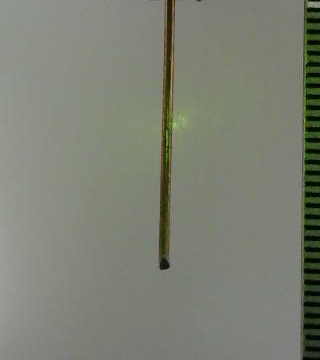
#> input picture Inspeção/picture_calib/foto_calibracao.jpg, 320 x 360 px, given in place of the camera
$ python inspecaoCalib.py
#> lines starting #> are read from the running program, lines starting #| are printed output that depends on the picture; after the words box and inside, x2 and y2 are one past the last pixel; in counts of white or black regions, pixels touching at a corner belong together
# coding=utf-8
import cv2 as cv
import numpy as np


# Author: Lucas Costa Ferreira
# Project: Projeto Integrador VI
# Sistema de Inspeção de Arame
# Informações importantes:
# Os arrays numpy são regidos por coordenadas (linhas, colunas) e não o padrão (x,y), ou seja leia-se (y,x)
# O DebugMode deve ser ativado apenas para Calibração fina nos filtros de imagem ou testes sem câmera.


def nothing():
    pass


def mouse_call(event, x, y, flags, param):
    if event == cv.EVENT_LBUTTONDBLCLK:
        print(x, y)


# [38 lines left out: functions returnLargestContour, getWireLengthFromImage, not called in this run]

def initializeCapture(camera):
    cv.namedWindow("Wire Inspection")
    isValidFrame, preCameraFrame = camera.read()
    rows, cols = preCameraFrame.shape[:2]
    M = cv.getRotationMatrix2D((cols / 2, rows / 2), 90, 1)
    cameraFrame = cv.warpAffine(preCameraFrame, M, (cols, rows))
    if not isValidFrame:
        print("Frame failure")
        return -1
    frameHeight, frameWidth = cameraFrame.shape[:2]
    cv.createTrackbar("Dist 1", "Wire Inspection", 0, frameHeight, nothing)
    cv.createTrackbar("Dist 2", "Wire Inspection", 0, frameHeight, nothing)
    return frameWidth, frameHeight


def calibrationMode(debugMode, doCalibration, CONST_CALIBRATION, camera, frameWidth):
    font = cv.FONT_HERSHEY_SIMPLEX
    bottomLeftCornerOfText1 = (0, 430)
    bottomLeftCornerOfText2 = (0, 450)
    fontScale = 0.7
    fontColor = (200, 0, 0)
    lineType = 2
    workingImage = None

    if not doCalibration:
        return 115

    while doCalibration == CONST_CALIBRATION:
        isValidFrame, preCameraFrame = camera.read()
        rows, cols = preCameraFrame.shape[:2]
        M = cv.getRotationMatrix2D((cols / 2, rows / 2), 90, 1)
        cameraFrame = cv.warpAffine(preCameraFrame, M, (cols, rows))
        if not isValidFrame:
            print("Frame failure")
            return -1
        cv.putText(cameraFrame, "Pressione 'f' para tirar a foto com o gabarito graduado", bottomLeftCornerOfText1,
                   font, fontScale, fontColor, lineType)
        cv.putText(cameraFrame, "Posicione o arame sem a tocha no enquadro mostrado", bottomLeftCornerOfText2,
                   font, fontScale, fontColor, lineType)
        cv.rectangle(cameraFrame, (160, 60), (480, 420), (0, 255, 0), 1)
        if cv.waitKey(1) == ord('f'):
            isValidFrame, preCameraFrame = camera.read()
            rows, cols = preCameraFrame.shape[:2]
            M = cv.getRotationMatrix2D((cols / 2, rows / 2), 90, 1)
            workingImage = cv.warpAffine(preCameraFrame, M, (cols, rows))
            if not isValidFrame:
                print("Frame failure")
                return -1
            break
        cv.imshow("Wire Inspection", cameraFrame)
    while doCalibration == CONST_CALIBRATION:
        auxImage = workingImage.copy()
        trackDist1 = cv.getTrackbarPos("Dist 1", "Wire Inspection")
        trackDist2 = cv.getTrackbarPos("Dist 2", "Wire Inspection")
        cv.line(auxImage, (0, trackDist1), (frameWidth, trackDist1), (255, 0, 0), 1)
        cv.line(auxImage, (0, trackDist2), (frameWidth, trackDist2), (0, 0, 255), 1)
        if trackDist1 == 0 and trackDist2 == 0:
            cv.putText(auxImage, "Pressione 'c' para calibrar", bottomLeftCornerOfText2, font, fontScale, fontColor,
                       lineType)
        if cv.waitKey(1) == ord('c'):
            cmInPixels = abs(trackDist1 - trackDist2)
            if debugMode:
                print(cmInPixels)
            return cmInPixels
        cv.imshow("Wire Inspection", auxImage)


# [24 lines left out: function inspectionMode, not called in this run]


def endProgram(camera):
    camera.release()
    cv.destroyAllWindows()


def main():
    # Program Parameters
    CONST_CALIBRATION = True
    debugMode = False
    doCalibration = True
    camera = cv.VideoCapture(0, cv.CAP_DSHOW)
    DBCP = 20
    dbcpTol = 0.5

    # Program Sequence
    frameWidth, frameHeight = initializeCapture(camera)
#> in initializeCapture, preCameraFrame is the input picture: shape (360, 320, 3); mean B, G, R 115.5, 128.1, 124.6
#> in initializeCapture, `cameraFrame = cv.warpAffine(preCameraFrame, M, (cols, rows))`:
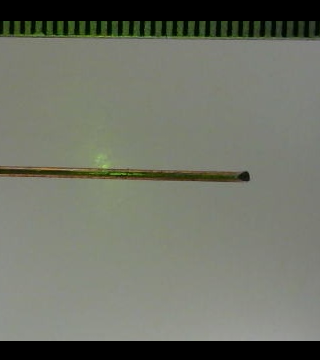
#> cameraFrame: shape (360, 320, 3); mean B, G, R 102.4, 114.2, 110.9
#> frameWidth = 320; frameHeight = 360
    cmInPixels = calibrationMode(debugMode, doCalibration, CONST_CALIBRATION, camera, frameWidth)
#> in calibrationMode, `cv.rectangle(cameraFrame, (160, 60), (480, 420), (0, 255, 0), 1)`:
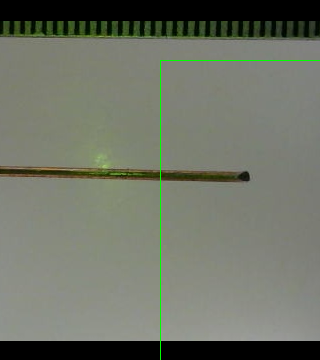
#> cameraFrame: shape (360, 320, 3); 0.4% of pixels changed, all inside (x1, y1, x2, y2) = (160, 60, 320, 360)
#> (key Esc is pressed here)
    wireLengthMm = inspectionMode(debugMode, camera, cmInPixels)
    print(cmInPixels)
    endProgram(camera)

main()
